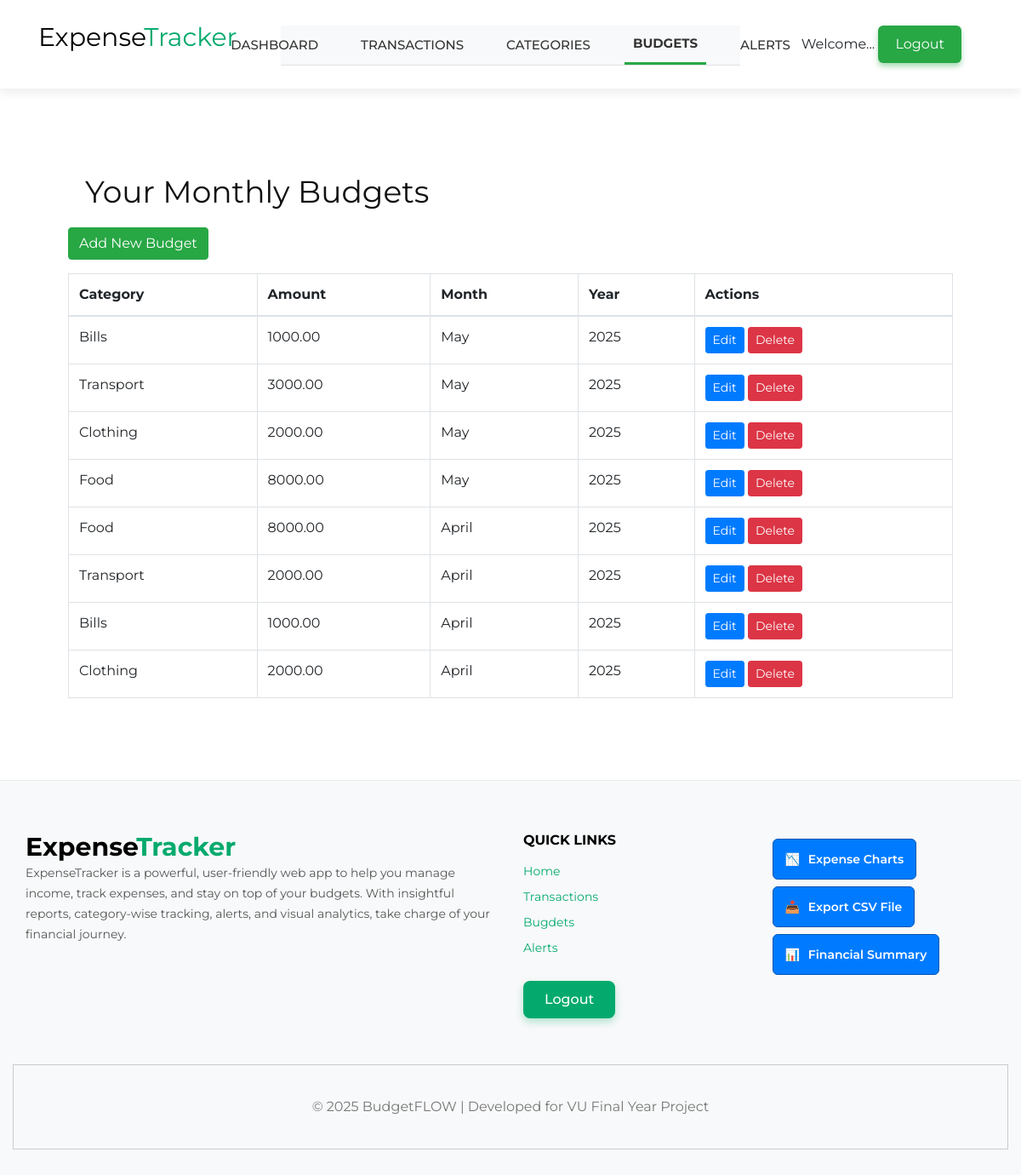
The app's page /budgets/ (signed in), older data.
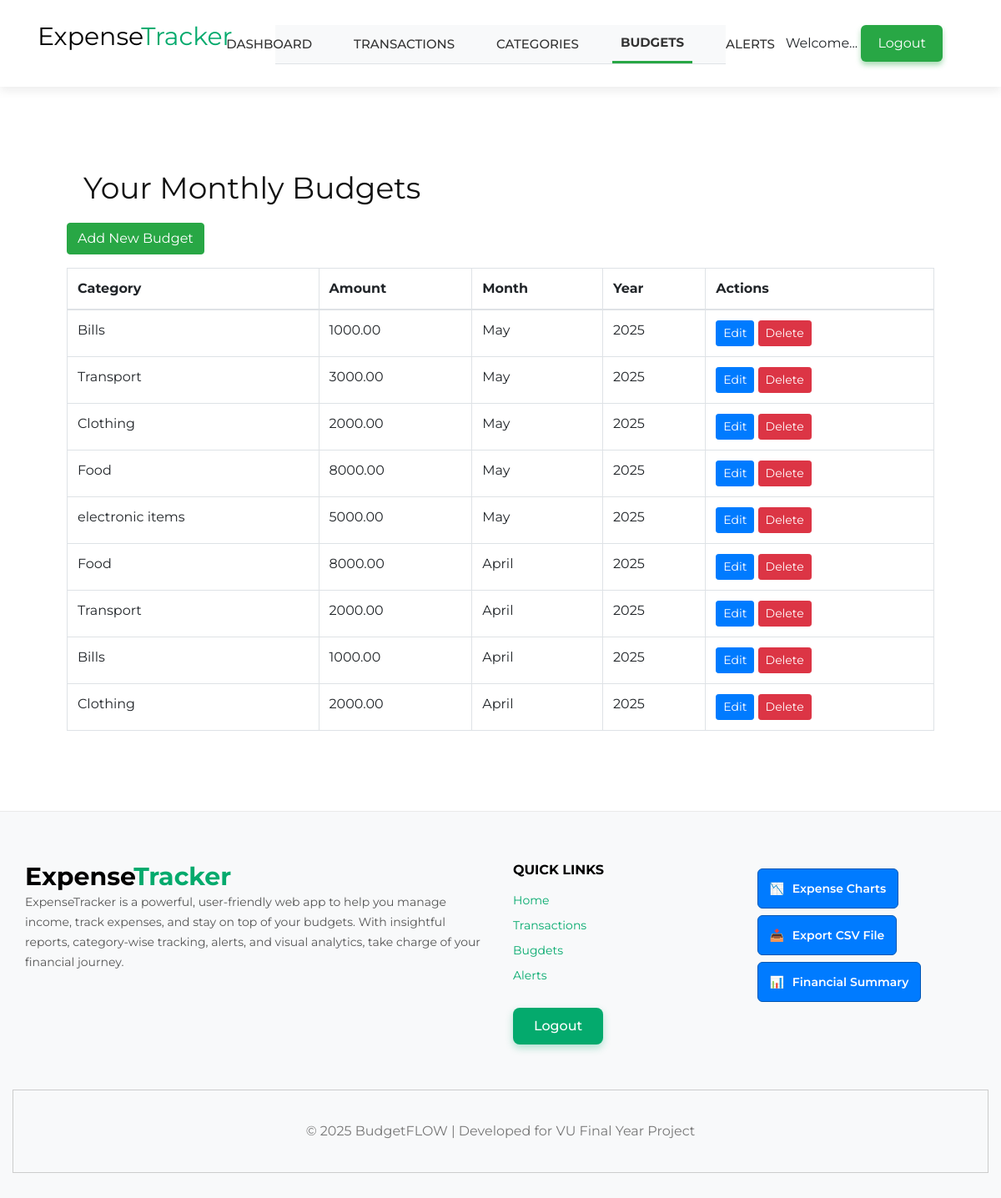
The same page, newer data.
### BudgetFlow/models.py (models this page shows, shortened)
class Budget(models.Model):
    user = models.ForeignKey(User, on_delete=models.CASCADE)
    category = models.ForeignKey(Category, on_delete=models.CASCADE)
    amount = models.DecimalField(max_digits=10, decimal_places=2)
    month = models.PositiveIntegerField()  # 1 = Jan, 12 = Dec
    year = models.PositiveIntegerField()

class Category(models.Model):
    name = models.CharField(max_length=100)

### BudgetFlow/views.py (the view)
# urls.py: path('budgets/', views.budget_list, name='budget_list'),
@login_required
def budget_list(request):
    budgets = Budget.objects.filter(user=request.user).order_by('-year', '-month')
    return render(request, 'BudgetFlow/budget_list.html', {'budgets': budgets, 'page': 'Budgets'})

### BudgetFlow/templates/BudgetFlow/budget_list.html
{% extends 'main.html' %}
{% block content %}
<div style="padding: 80px;">
  <h2 style="padding: 20px;">Your Monthly Budgets</h2>
  <a href="{% url 'budget_create' %}" class="btn btn-success mb-3">Add New Budget</a>
  <table class="table table-bordered">
    <thead>
      <tr>
        <th>Category</th>
        <th>Amount</th>
        <th>Month</th>
        <th>Year</th>
        <th>Actions</th>
      </tr>
    </thead>
    <tbody>
      {% for budget in budgets %}
        <tr>
          <td>{{ budget.category.name }}</td>
          <td>{{ budget.amount }}</td>
          <td>
            {% if budget.month == 1 %}January
            {% elif budget.month == 2 %}February
            {% elif budget.month == 3 %}March
            {% elif budget.month == 4 %}April
            {% elif budget.month == 5 %}May
            {% elif budget.month == 6 %}June
            {% elif budget.month == 7 %}July
            {% elif budget.month == 8 %}August
            {% elif budget.month == 9 %}September
            {% elif budget.month == 10 %}October
            {% elif budget.month == 11 %}November
            {% elif budget.month == 12 %}December
            {% else %}Unknown
            {% endif %}
          </td>
          <td>{{ budget.year }}</td>
          <td>
            <a href="{% url 'budget_update' budget.pk %}" class="btn btn-sm btn-primary">Edit</a>
            <a href="{% url 'budget_delete' budget.pk %}" class="btn btn-sm btn-danger">Delete</a>
          </td>
        </tr>
      {% empty %}
        <tr><td colspan="5">No budgets found.</td></tr>
      {% endfor %}
    </tbody>
  </table>
</div>
{% endblock %}

Row changes from the older to the newer data that the page shows:
added Budget: category.name "electronic items", amount "5000.00", month "May", year "2025"
